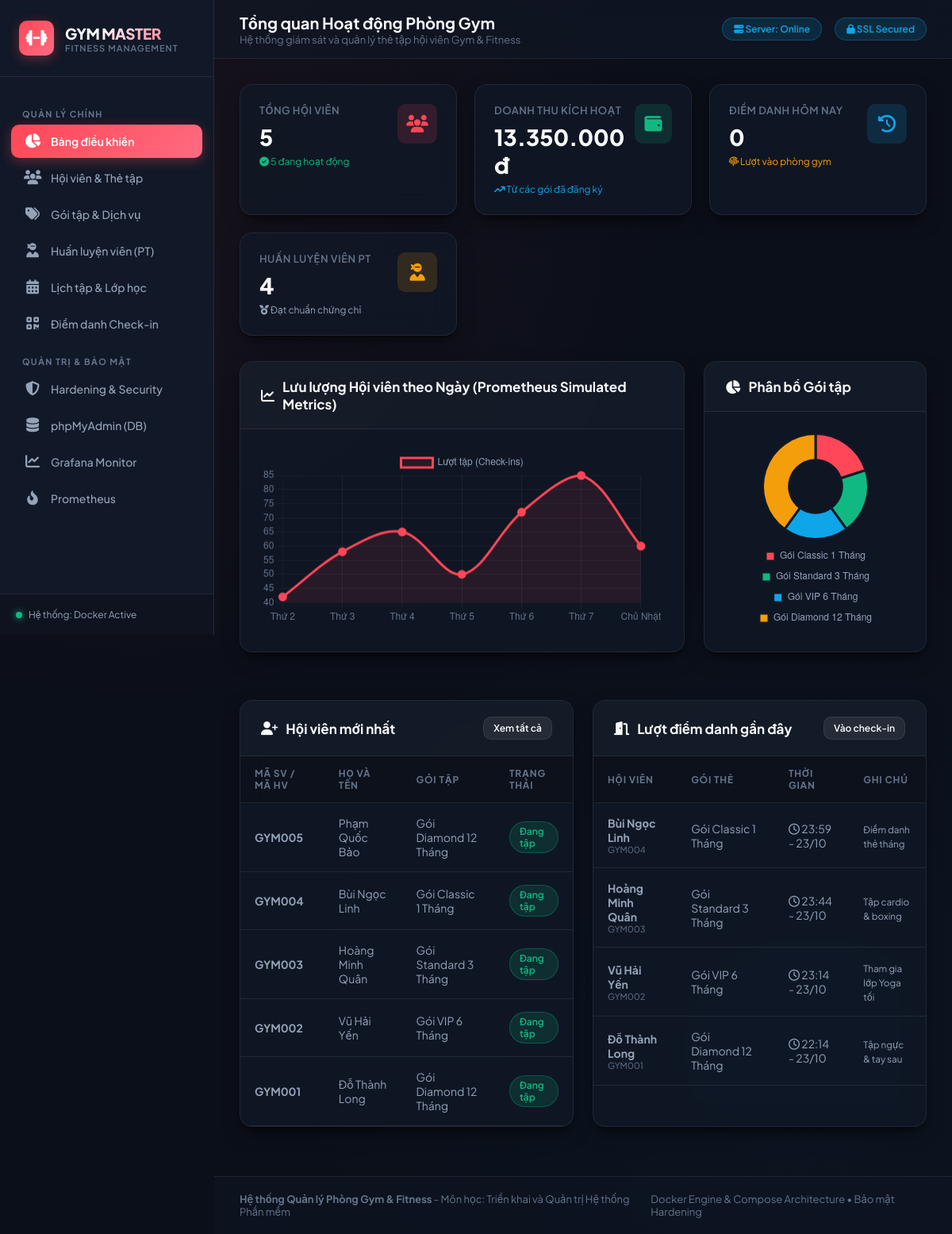
The page / on the database its author committed.
### tables this page shows
CREATE TABLE IF NOT EXISTS `members` (
    `id` INT AUTO_INCREMENT PRIMARY KEY,
    `member_code` VARCHAR(20) UNIQUE NOT NULL,
    `full_name` VARCHAR(100) NOT NULL,
    `gender` ENUM('Nam', 'Nữ', 'Khác') DEFAULT 'Nam',
    `dob` DATE,
    `phone` VARCHAR(20),
    `ssn` VARCHAR(20),                       
    `ssn_encrypted` VARBINARY(255),         
    `package_id` INT,
    `trainer_id` INT NULL,
    `start_date` DATE NOT NULL,
    `end_date` DATE NOT NULL,
    `status` ENUM('active', 'expired', 'suspended') DEFAULT 'active',
    `created_at` TIMESTAMP DEFAULT CURRENT_TIMESTAMP,
    FOREIGN KEY (`package_id`) REFERENCES `packages`(`id`) ON DELETE SET NULL,
    FOREIGN KEY (`trainer_id`) REFERENCES `trainers`(`id`) ON DELETE SET NULL
);

CREATE TABLE IF NOT EXISTS `packages` (
    `id` INT AUTO_INCREMENT PRIMARY KEY,
    `package_name` VARCHAR(100) NOT NULL,
    `duration_months` INT NOT NULL,
    `price` DECIMAL(12, 2) NOT NULL,
    `description` TEXT,
    `status` ENUM('active', 'inactive') DEFAULT 'active',
    `created_at` TIMESTAMP DEFAULT CURRENT_TIMESTAMP
);

CREATE TABLE IF NOT EXISTS `checkins` (
    `id` INT AUTO_INCREMENT PRIMARY KEY,
    `member_id` INT NOT NULL,
    `checkin_time` DATETIME DEFAULT CURRENT_TIMESTAMP,
    `notes` VARCHAR(255),
    FOREIGN KEY (`member_id`) REFERENCES `members`(`id`) ON DELETE CASCADE
);

### src/index.php (the view, shortened to what this page needs)
<?php
require_once __DIR__ . '/config/database.php';
$total_members = $pdo->query("SELECT COUNT(*) FROM members")->fetchColumn();
$active_members = $pdo->query("SELECT COUNT(*) FROM members WHERE status = 'active'")->fetchColumn();
$total_trainers = $pdo->query("SELECT COUNT(*) FROM trainers WHERE status = 'active'")->fetchColumn();
$today_checkins = $pdo->query("SELECT COUNT(*) FROM checkins WHERE DATE(checkin_time) = CURDATE()")->fetchColumn();
$revenue_query = $pdo->query("
    SELECT SUM(p.price) as total_rev
    FROM members m
    JOIN packages p ON m.package_id = p.id
    WHERE m.status = 'active'
");
$total_revenue = $revenue_query->fetchColumn() ?: 0;
$recent_members = $pdo->query("
    SELECT m.*, p.package_name, t.full_name AS trainer_name
    FROM members m
    LEFT JOIN packages p ON m.package_id = p.id
    LEFT JOIN trainers t ON m.trainer_id = t.id
    ORDER BY m.id DESC LIMIT 5
")->fetchAll();
$recent_checkins = $pdo->query("
    SELECT c.*, m.member_code, m.full_name, p.package_name
    FROM checkins c
    JOIN members m ON c.member_id = m.id
    LEFT JOIN packages p ON m.package_id = p.id
    ORDER BY c.checkin_time DESC LIMIT 5
")->fetchAll();
$pkg_stats = $pdo->query("
    SELECT p.package_name, COUNT(m.id) as count
    FROM packages p
    LEFT JOIN members m ON p.id = m.package_id
    GROUP BY p.id
")->fetchAll();
$pkg_labels = [];
$pkg_data = [];
foreach ($pkg_stats as $stat) {
    $pkg_labels[] = $stat['package_name'];
    $pkg_data[] = (int)$stat['count'];
}
include __DIR__ . '/includes/header.php';
include __DIR__ . '/includes/sidebar.php';
?>
<div class="main-wrapper">
    <header class="topbar">
        <div class="page-title">
            <h2>Tổng quan Hoạt động Phòng Gym</h2>
            <p>Hệ thống giám sát và quản lý thẻ tập hội viên Gym & Fitness</p>
        </div>
        <div class="topbar-actions">
            <span class="badge-tag"><i class="fa-solid fa-server"></i> Server: Online</span>
            <span class="badge-tag"><i class="fa-solid fa-lock"></i> SSL Secured</span>
        </div>
    </header>
    <main class="content-container">
        <div class="stats-grid">
            <div class="stat-card">
                <div class="stat-info">
                    <h3>Tổng Hội viên</h3>
                    <div class="stat-value"><?php echo number_format($total_members); ?></div>
                    <div class="stat-desc">
                        <span style="color:var(--success)"><i class="fa-solid fa-circle-check"></i> <?php echo $active_members; ?> đang hoạt động</span>
                    </div>
                </div>
                <div class="stat-icon icon-red">
                    <i class="fa-solid fa-users"></i>
                </div>
            </div>
            <div class="stat-card">
                <div class="stat-info">
                    <h3>Doanh thu kích hoạt</h3>
                    <div class="stat-value"><?php echo number_format($total_revenue, 0, ',', '.'); ?> đ</div>
                    <div class="stat-desc">
                        <span style="color:var(--info)"><i class="fa-solid fa-arrow-trend-up"></i> Từ các gói đã đăng ký</span>
                    </div>
                </div>
                <div class="stat-icon icon-green">
                    <i class="fa-solid fa-wallet"></i>
                </div>
            </div>
            <div class="stat-card">
                <div class="stat-info">
                    <h3>Điểm danh hôm nay</h3>
                    <div class="stat-value"><?php echo number_format($today_checkins); ?></div>
                    <div class="stat-desc">
                        <span style="color:var(--warning)"><i class="fa-solid fa-fingerprint"></i> Lượt vào phòng gym</span>
                    </div>
                </div>
                <div class="stat-icon icon-blue">
                    <i class="fa-solid fa-clock-rotate-left"></i>
                </div>
            </div>
            <div class="stat-card">
                <div class="stat-info">
                    <h3>Huấn luyện viên PT</h3>
                    <div class="stat-value"><?php echo number_format($total_trainers); ?></div>
                    <div class="stat-desc">
                        <span style="color:var(--text-secondary)"><i class="fa-solid fa-medal"></i> Đạt chuẩn chứng chỉ</span>
                    </div>
                </div>
                <div class="stat-icon icon-amber">
                    <i class="fa-solid fa-user-ninja"></i>
                </div>
            </div>
        </div>
        <div style="display: grid; grid-template-columns: 2fr 1fr; gap: 24px; margin-bottom: 30px;">
            <div class="card">
                <div class="card-header">
                    <h3><i class="fa-solid fa-chart-line"></i> Lưu lượng Hội viên theo Ngày (Prometheus Simulated Metrics)</h3>
                </div>
                <div class="card-body">
                    <canvas id="checkinTrendChart" height="130"></canvas>
                </div>
            </div>
            <div class="card">
                <div class="card-header">
                    <h3><i class="fa-solid fa-chart-pie"></i> Phân bổ Gói tập</h3>
                </div>
                <div class="card-body" style="display:flex; justify-content:center; align-items:center;">
                    <div style="width: 250px; height: 250px;">
                        <canvas id="packageDistributionChart"></canvas>
                    </div>
                </div>
            </div>
        </div>
        <div style="display: grid; grid-template-columns: 1fr 1fr; gap: 24px;">
            <div class="card">
                <div class="card-header">
                    <h3><i class="fa-solid fa-user-plus"></i> Hội viên mới nhất</h3>
                    <a href="/members.php" class="btn btn-secondary btn-sm">Xem tất cả</a>
                </div>
                <div class="card-body" style="padding: 0;">
                    <div class="table-responsive">
                        <table class="data-table">
                            <thead>
                                <tr>
                                    <th>Mã SV / Mã HV</th>
                                    <th>Họ và Tên</th>
                                    <th>Gói tập</th>
                                    <th>Trạng thái</th>
                                </tr>
                            </thead>
                            <tbody>
                                <?php foreach ($recent_members as $m): ?>
                                <tr>
                                    <td><strong><?php echo htmlspecialchars($m['member_code']); ?></strong></td>
                                    <td><?php echo htmlspecialchars($m['full_name']); ?></td>
                                    <td><?php echo htmlspecialchars($m['package_name'] ?? 'Chưa đăng ký'); ?></td>
                                    <td>
                                        <span class="pill pill-<?php echo ($m['status'] === 'active') ? 'success' : 'danger'; ?>">
                                            <?php echo ($m['status'] === 'active') ? 'Đang tập' : 'Hết hạn'; ?>
                                        </span>
                                    </td>
                                </tr>
                                <?php endforeach; ?>
                            </tbody>
                        </table>
                    </div>
                </div>
            </div>
            <div class="card">
                <div class="card-header">
                    <h3><i class="fa-solid fa-door-open"></i> Lượt điểm danh gần đây</h3>
                    <a href="/checkin.php" class="btn btn-secondary btn-sm">Vào check-in</a>
                </div>
                <div class="card-body" style="padding: 0;">
                    <div class="table-responsive">
                        <table class="data-table">
                            <thead>
                                <tr>
                                    <th>Hội viên</th>
                                    <th>Gói thẻ</th>
                                    <th>Thời gian</th>
                                    <th>Ghi chú</th>
                                </tr>
                            </thead>
                            <tbody>
                                <?php foreach ($recent_checkins as $c): ?>
                                <tr>
                                    <td>
                                        <strong><?php echo htmlspecialchars($c['full_name']); ?></strong>
                                        <div style="font-size:11px;color:var(--text-muted);"><?php echo htmlspecialchars($c['member_code']); ?></div>
                                    </td>
                                    <td><?php echo htmlspecialchars($c['package_name'] ?? 'Thường'); ?></td>
                                    <td><i class="fa-regular fa-clock"></i> <?php echo date('H:i - d/m', strtotime($c['checkin_time'])); ?></td>
                                    <td><small><?php echo htmlspecialchars($c['notes'] ?? 'Vào tập'); ?></small></td>
                                </tr>
                                <?php endforeach; ?>
                            </tbody>
                        </table>
                    </div>
                </div>
            </div>
        </div>
    </main>
    <script>
        // Chart 1: Checkin Trend Chart
        const ctxTrend = document.getElementById('checkinTrendChart').getContext('2d');
        new Chart(ctxTrend, {
            type: 'line',
            data: {
                labels: ['Thứ 2', 'Thứ 3', 'Thứ 4', 'Thứ 5', 'Thứ 6', 'Thứ 7', 'Chủ Nhật'],
                datasets: [{
                    label: 'Lượt tập (Check-ins)',
                    data: [42, 58, 65, 50, 72, 85, 60],
                    borderColor: '#ff4757',
                    backgroundColor: 'rgba(255, 71, 87, 0.1)',
                    borderWidth: 3,
                    fill: true,
                    tension: 0.35,
                    pointBackgroundColor: '#ff4757',
                    pointRadius: 4
                }]
            },
            options: {
                responsive: true,
                plugins: {
                    legend: { labels: { color: '#94a3b8' } }
                },
                scales: {
                    x: { ticks: { color: '#64748b' }, grid: { color: 'rgba(255, 255, 255, 0.05)' } },
                    y: { ticks: { color: '#64748b' }, grid: { color: 'rgba(255, 255, 255, 0.05)' } }
                }
            }
        });
        // Chart 2: Package Distribution
        const ctxPkg = document.getElementById('packageDistributionChart').getContext('2d');
        new Chart(ctxPkg, {
            type: 'doughnut',
            data: {
                labels: <?php echo json_encode($pkg_labels); ?>,
                datasets: [{
                    data: <?php echo json_encode($pkg_data); ?>,
                    backgroundColor: ['#ff4757', '#10b981', '#0ea5e9', '#f59e0b'],
                    borderColor: '#111827',
                    borderWidth: 3
                }]
            },
            options: {
                responsive: true,
                maintainAspectRatio: false,
                plugins: {
                    legend: {
                        position: 'bottom',
                        labels: { color: '#94a3b8', boxWidth: 12, padding: 14 }
                    }
                }
            }
        });
    </script>
<?php include __DIR__ . '/includes/footer.php'; ?>

### rows shown on the page
members: member_code "GYM005", full_name "Phạm Quốc Bảo", package.package_name "Gói Diamond 12 Tháng", status "Đang tập"
members: member_code "GYM004", full_name "Bùi Ngọc Linh", package.package_name "Gói Classic 1 Tháng", status "Đang tập"
members: member_code "GYM003", full_name "Hoàng Minh Quân", package.package_name "Gói Standard 3 Tháng", status "Đang tập"
members: member_code "GYM002", full_name "Vũ Hải Yến", package.package_name "Gói VIP 6 Tháng", status "Đang tập"
members: member_code "GYM001", full_name "Đỗ Thành Long", package.package_name "Gói Diamond 12 Tháng", status "Đang tập"
checkins: member.full_name "Bùi Ngọc Linh", member.member_code "GYM004", packages.package_name "Gói Classic 1 Tháng", checkin_time "23:59 - 23/10", notes "Điểm danh thẻ tháng"
checkins: member.full_name "Hoàng Minh Quân", member.member_code "GYM003", packages.package_name "Gói Standard 3 Tháng", checkin_time "23:44 - 23/10", notes "Tập cardio & boxing"
checkins: member.full_name "Vũ Hải Yến", member.member_code "GYM002", packages.package_name "Gói VIP 6 Tháng", checkin_time "23:14 - 23/10", notes "Tham gia lớp Yoga tối"
checkins: member.full_name "Đỗ Thành Long", member.member_code "GYM001", packages.package_name "Gói Diamond 12 Tháng", checkin_time "22:14 - 23/10", notes "Tập ngực & tay sau"

### other values the page prints
$total_members "5"
$active_members "5"
$total_revenue "13.350.000"
$today_checkins "0"
$total_trainers "4"
chart data {{ json_encode($pkg_data) }} [1,1,1,2]
